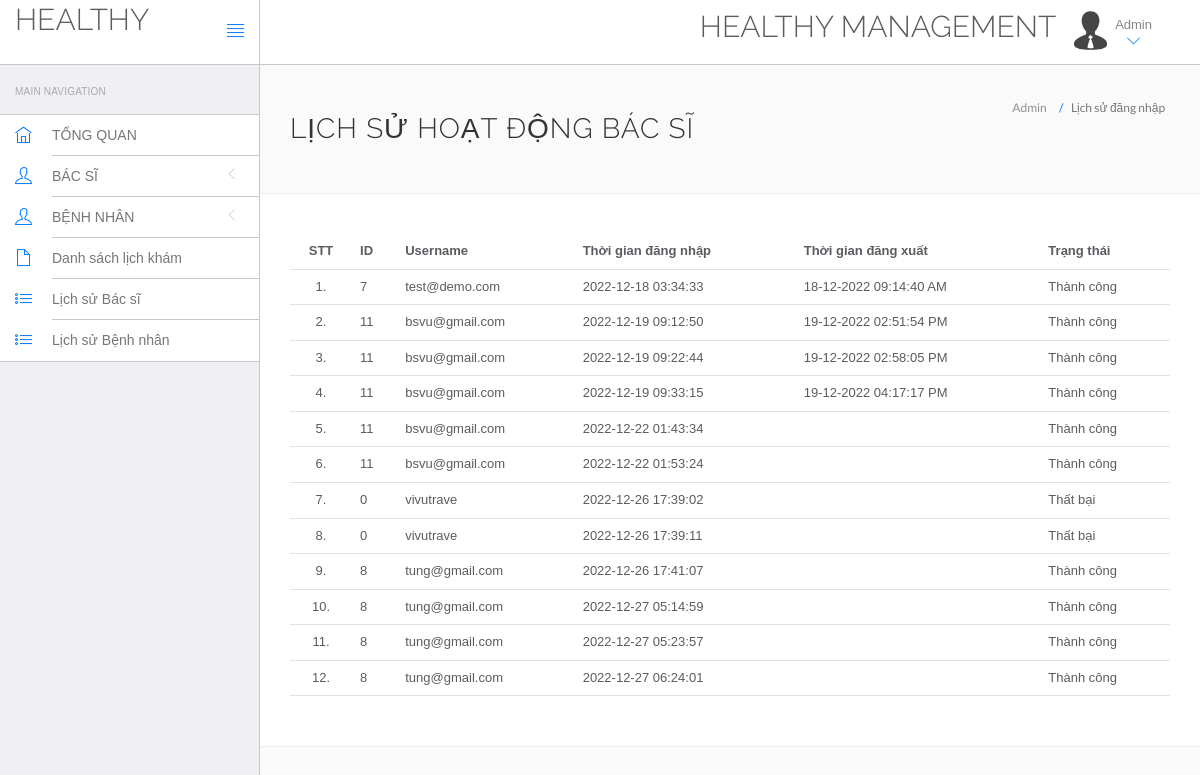
The page /hms/admin/doctor-logs.php (signed in) on the database its author committed.
### tables this page shows
CREATE TABLE IF NOT EXISTS `doctorslog` (
  `id` int(11) NOT NULL AUTO_INCREMENT,
  `uid` int(11) NOT NULL,
  `username` varchar(255) NOT NULL,
  `userip` binary(16) NOT NULL,
  `loginTime` timestamp NOT NULL DEFAULT CURRENT_TIMESTAMP,
  `logout` varchar(255) NOT NULL,
  `status` int(11) NOT NULL,
  PRIMARY KEY (`id`)
);

### hms/admin/doctor-logs.php (the view, shortened to what this page needs)
<!DOCTYPE html>
<html lang="en">
	<head>
		<link rel="stylesheet" href="vendor/bootstrap/css/bootstrap.min.css">
		<link rel="stylesheet" href="vendor/fontawesome/css/font-awesome.min.css">
		<link rel="stylesheet" href="vendor/themify-icons/themify-icons.min.css">
		<link href="vendor/animate.css/animate.min.css" rel="stylesheet" media="screen">
		<link href="vendor/perfect-scrollbar/perfect-scrollbar.min.css" rel="stylesheet" media="screen">
		<link href="vendor/switchery/switchery.min.css" rel="stylesheet" media="screen">
		<link href="vendor/bootstrap-touchspin/jquery.bootstrap-touchspin.min.css" rel="stylesheet" media="screen">
		<link href="vendor/select2/select2.min.css" rel="stylesheet" media="screen">
		<link href="vendor/bootstrap-datepicker/bootstrap-datepicker3.standalone.min.css" rel="stylesheet" media="screen">
		<link href="vendor/bootstrap-timepicker/bootstrap-timepicker.min.css" rel="stylesheet" media="screen">
		<link rel="stylesheet" href="assets/css/styles.css">
		<link rel="stylesheet" href="assets/css/plugins.css">
		<link rel="stylesheet" href="assets/css/themes/theme-1.css" id="skin_color" />
	</head>
	<body>
		<div id="app">
<?php include('include/sidebar.php');?>
			<div class="app-content">
					<?php include('include/header.php');?>
				<div class="main-content" >
					<div class="wrap-content container" id="container">
						<section id="page-title">
							<div class="row">
								<div class="col-sm-8">
									<h1 class="mainTitle">Lịch sử hoạt động Bác sĩ</h1>
																	</div>
								<ol class="breadcrumb">
									<li>
										<span>Admin </span>
									</li>
									<li class="active">
										<span>Lịch sử đăng nhập</span>
									</li>
								</ol>
							</div>
						</section>
						<div class="container-fluid container-fullw bg-white">
									<div class="row">
								<div class="col-md-12">
									<table class="table table-hover" id="sample-table-1">
										<thead>
											<tr>
												<th class="center">STT</th>
												<th class="hidden-xs">ID</th>
												<th>Username</th>
												<th>Thời gian đăng nhập</th>
												<th>Thời gian đăng xuất </th>
												<th> Trạng thái </th>
											</tr>
										</thead>
										<tbody>
<?php
$sql=mysql_query("select * from doctorslog ");
$cnt=1;
while($row=mysql_fetch_array($sql))
{
?>
											<tr>
												<td class="center"><?php echo $cnt;?>.</td>
												<td class="hidden-xs"><?php echo $row['uid'];?></td>
												<td class="hidden-xs"><?php echo $row['username'];?></td>
												<td><?php echo $row['loginTime'];?></td>
												<td><?php echo $row['logout'];?>
												</td>
												<td>
<?php if($row['status']==1)
{
	echo "Thành công";
}
else
{
	echo "Thất bại";
}?>
</td>
											</tr>
											<?php
$cnt=$cnt+1;
											 }?>
										</tbody>
									</table>
								</div>
							</div>
								</div>
					</div>
				</div>
			</div>
		</div>
	</body>
</html>

### hms/admin/assets/css/themes/theme-1.css (style rules this page uses)
body { background: #FAFAFA; }

### rows shown on the page
doctorslog: uid "7", username "test@demo.com", loginTime "2022-12-18 03:34:33", logout "18-12-2022 09:14:40 AM", status "Thành công"
doctorslog: uid "11", username "bsvu@gmail.com", loginTime "2022-12-19 09:12:50", logout "19-12-2022 02:51:54 PM", status "Thành công"
doctorslog: uid "11", username "bsvu@gmail.com", loginTime "2022-12-19 09:22:44", logout "19-12-2022 02:58:05 PM", status "Thành công"
doctorslog: uid "11", username "bsvu@gmail.com", loginTime "2022-12-19 09:33:15", logout "19-12-2022 04:17:17 PM", status "Thành công"
doctorslog: uid "11", username "bsvu@gmail.com", loginTime "2022-12-22 01:43:34", status "Thành công"
doctorslog: uid "11", username "bsvu@gmail.com", loginTime "2022-12-22 01:53:24", status "Thành công"
doctorslog: uid "0", username "vivutrave", loginTime "2022-12-26 17:39:02", status "Thất bại"
doctorslog: uid "0", username "vivutrave", loginTime "2022-12-26 17:39:11", status "Thất bại"
doctorslog: uid "8", username "tung@gmail.com", loginTime "2022-12-26 17:41:07", status "Thành công"
doctorslog: uid "8", username "tung@gmail.com", loginTime "2022-12-27 05:14:59", status "Thành công"
doctorslog: uid "8", username "tung@gmail.com", loginTime "2022-12-27 05:23:57", status "Thành công"
doctorslog: uid "8", username "tung@gmail.com", loginTime "2022-12-27 06:24:01", status "Thành công"
